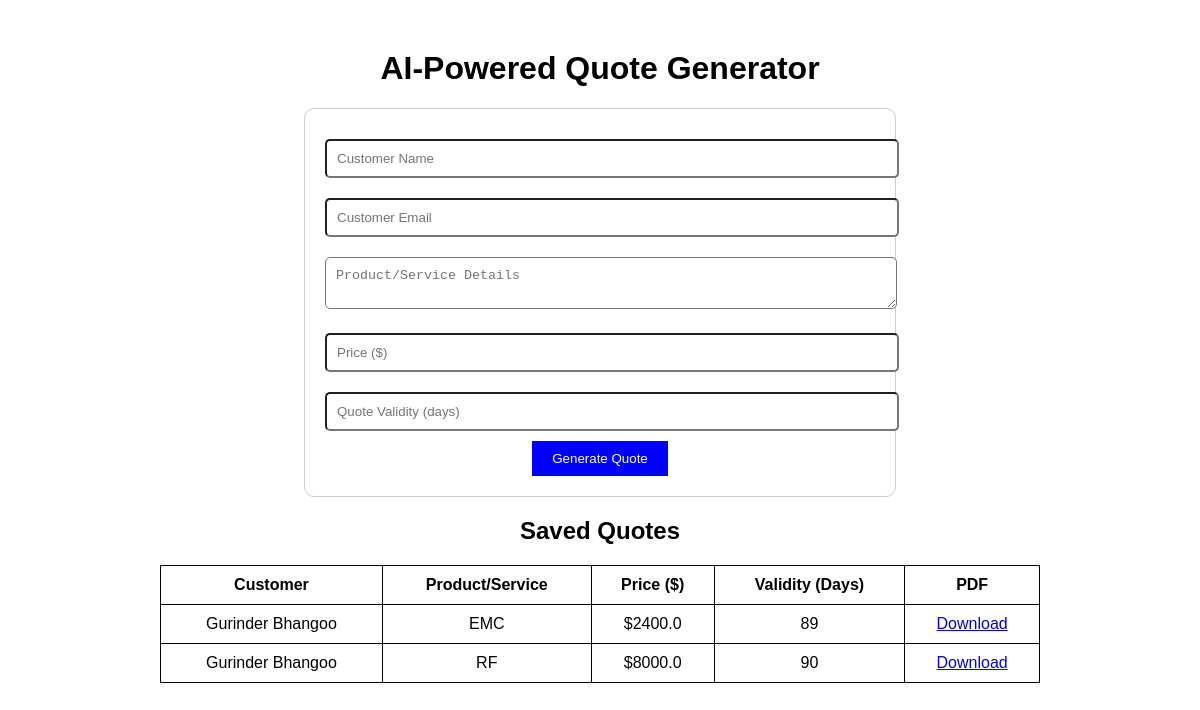
Before: / with the older database file.
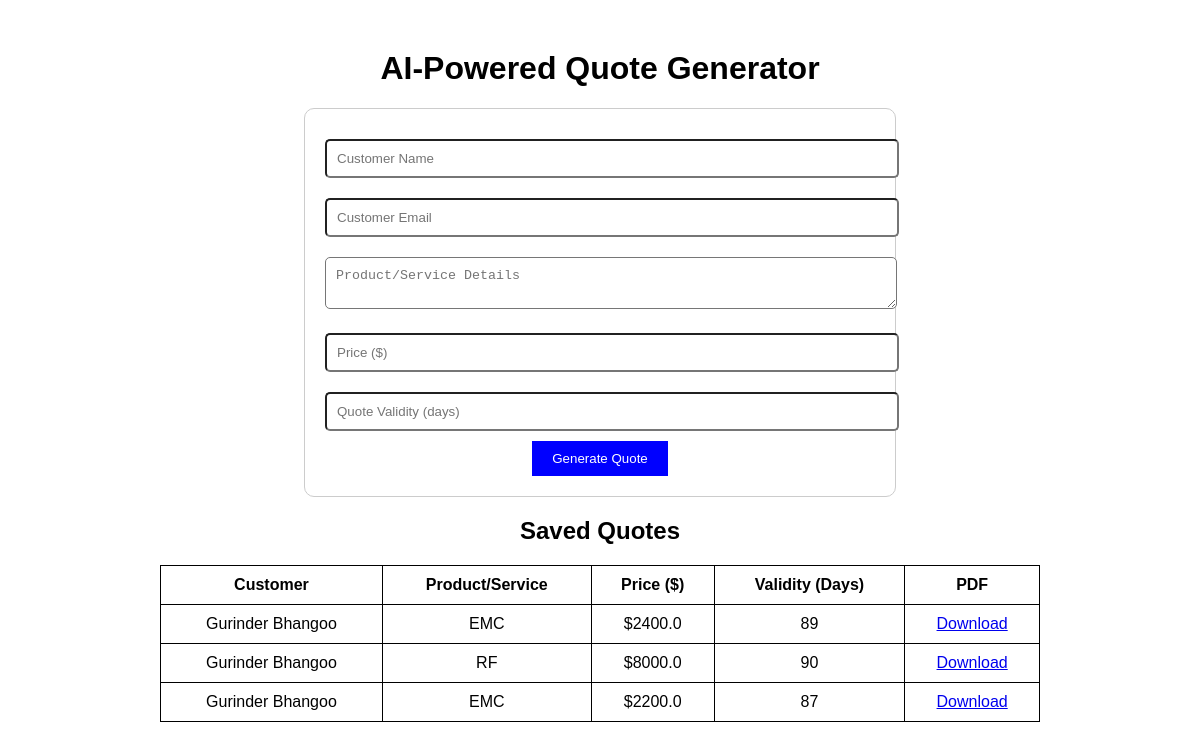
After: the same page with the newer database file.
### app.py (models this page shows)
class Quote(db.Model):
    id = db.Column(db.Integer, primary_key=True)
    customer_name = db.Column(db.String(100), nullable=False)
    recipient_email = db.Column(db.String(100), nullable=False)
    product_details = db.Column(db.Text, nullable=False)
    price = db.Column(db.Float, nullable=False)
    validity = db.Column(db.Integer, nullable=False)
    pdf_filename = db.Column(db.String(100), nullable=False)
    roof_square_feet = db.Column(db.Float, nullable=True)  # Roof Area
    roof_image_url = db.Column(db.String(255), nullable=True)  # Store Image URL

### app.py (the view)
@app.route("/")
def home():
    quotes = Quote.query.all()  # Fetch all quotes from the database
    return render_template("index.html", quotes=quotes)

### templates/index.html (shortened to what this page needs)
<!DOCTYPE html>
<html lang="en">
<head>
</head>
<body>
    <h1>AI-Powered Quote Generator</h1>
    <form action="/generate" method="POST">
        <input type="text" name="customer_name" placeholder="Customer Name" required><br>
        <input type="email" name="recipient_email" placeholder="Customer Email" required><br>
        <textarea name="product_details" placeholder="Product/Service Details" required></textarea><br>
        <input type="number" name="price" placeholder="Price ($)" required><br>
        <input type="number" name="validity" placeholder="Quote Validity (days)" required><br>
        <button type="submit">Generate Quote</button>
    </form>
    <h2>Saved Quotes</h2>
    <table>
        <tr>
            <th>Customer</th>
            <th>Product/Service</th>
            <th>Price ($)</th>
            <th>Validity (Days)</th>
            <th>PDF</th>
        </tr>
        {% for quote in quotes %}
        <tr>
            <td>{{ quote.customer_name }}</td>
            <td>{{ quote.product_details }}</td>
            <td>${{ quote.price }}</td>
            <td>{{ quote.validity }}</td>
            <td><a href="{{ quote.pdf_filename }}" download>Download</a></td>
        </tr>
        {% endfor %}
    </table>
</body>
</html>

### templates/index.html (style rules this page uses)
body { font-family: Arial, sans-serif; text-align: center; margin: 50px; }
form { width: 50%; margin: auto; padding: 20px; border: 1px solid #ccc; border-radius: 10px; }
input, textarea { width: 100%; padding: 10px; margin: 10px 0; border-radius: 5px; }
button { padding: 10px 20px; background-color: blue; color: white; border: none; cursor: pointer; }
table { width: 80%; margin: auto; border-collapse: collapse; }
th, td { border: 1px solid black; padding: 10px; }

Changed rows visible on the page:
added Quote: customer_name "Gurinder Bhangoo", product_details "EMC", price "2200.0", validity "87"
